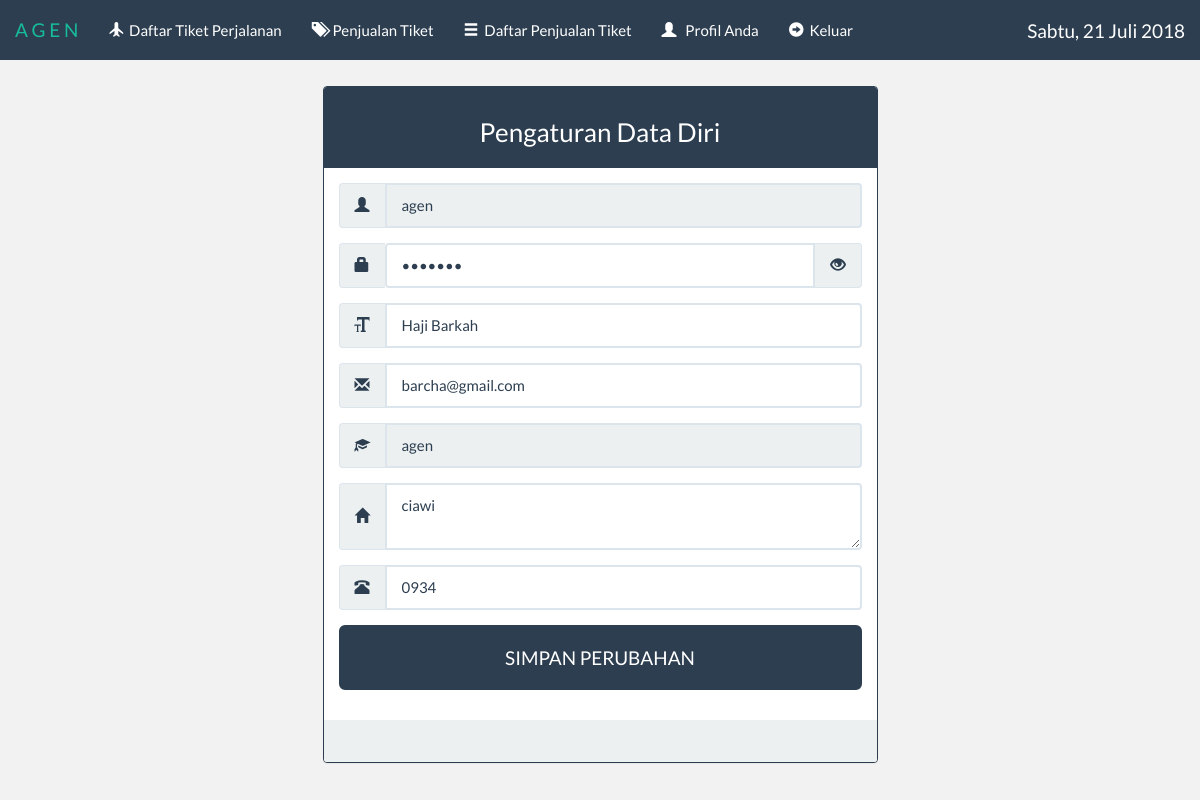
Screenshot of /agen/index.php?menu=profil (signed in) with the database file from the repository.
### tables this page shows
CREATE TABLE IF NOT EXISTS `tbl_user` (
  `kd_user` int(11) NOT NULL AUTO_INCREMENT,
  `nama` varchar(100) NOT NULL,
  `alamat` text NOT NULL,
  `email` varchar(100) NOT NULL,
  `no_hp` varchar(13) NOT NULL,
  `username` varchar(50) NOT NULL,
  `password` varchar(100) NOT NULL,
  `jabatan` varchar(8) NOT NULL,
  PRIMARY KEY (`kd_user`),
  UNIQUE KEY `username` (`username`)
);

### direktur/profil.php (the view, shortened to what this page needs)
<?php
	@$username = $_SESSION['user'];
	@$where = "username = '$username'";
	@$sql = mysql_query("SELECT * FROM tbl_user WHERE $where");
	@$data = mysql_fetch_array($sql);
?>
<!DOCTYPE html>
<html>
<head>
</head>
<body>
<br><br><br><br>
<div class="container">
	<div class="row">
		<div class="col-md-3"></div>
		<div class="col-md-6">
			<div class="panel panel-primary">
				<div class="panel-heading" align="center">
					<h3>Pengaturan Data Diri</h3>
				</div>
				<div class="panel-body">
				<form method="post">
					<div class="form-group">
						<div class="input-group">
							<span class="input-group-addon"><div class="glyphicon glyphicon-user"></div></span>
							<input type="text" name="tuser" value="<?php echo $data['username']; ?>" class="form-control" placeholder="Username" readonly required tabindex="1" maxlength="20">
						</div>
					</div>
					<div class="form-group">
						<div class="input-group col-md-12">
							<span class="input-group-addon"><div class="glyphicon glyphicon-lock"></div></span>
							<input type="password" name="tpass" id="password" value="<?php echo $data['password']; ?>" class="form-control" placeholder="Password Anda" required tabindex="0" autofocus maxlength="50">
						</div>
					</div>
					<div class="form-group">
						<div class="input-group">
							<span class="input-group-addon"><div class="glyphicon glyphicon-text-size"></div></span>
							<input type="text" name="tnama" value="<?php echo $data['nama']; ?>" class="form-control" placeholder="Nama Anda" required tabindex="0" maxlength="50">
						</div>
					</div>
					<div class="form-group">
						<div class="input-group">
							<span class="input-group-addon"><div class="glyphicon glyphicon-envelope"></div></span>
							<input type="email" name="temail" value="<?php echo $data['email']; ?>" class="form-control" placeholder="Email Anda" required tabindex="0" maxlength="50">
						</div>
					</div>
					<div class="form-group">
						<div class="input-group">
							<span class="input-group-addon"><div class="glyphicon glyphicon-education"></div></span>
							<input type="text" name="tjabatan" value="<?php echo $data['jabatan']; ?>" class="form-control" placeholder="Jabatan Anda" required tabindex="1" maxlength="13" readonly>
						</div>
					</div>
					<div class="form-group">
						<div class="input-group">
							<span class="input-group-addon"><div class="glyphicon glyphicon-home"></div></span>
							<textarea class="form-control" name="talamat" required tabindex="0"><?php echo $data['alamat']; ?></textarea>
						</div>
					</div>
					<div class="form-group">
						<div class="input-group">
							<span class="input-group-addon"><div class="glyphicon glyphicon-phone-alt"></div></span>
							<input type="text" name="thp" value="<?php echo $data['no_hp']; ?>" class="form-control" placeholder="No.Handphone Anda" required tabindex="0" maxlength="13" onkeypress="return event.charCode >= 48 && event.charCode <= 57">
						</div>
					</div>
					<div class="form-group">
						<div class="input-group col-md-12">
							<button type="submit" name="bsimpan" class="btn btn-primary btn-lg btn-block">SIMPAN PERUBAHAN</button>
						</div>
					</div>
					</form>
				</div>
				<div class="panel-footer">&nbsp;</div>
			</div>
		</div>
		<div class="col-md-3"></div>
	</div>
</div>
</body>
</html>

### agen/index.php (style rules this page uses)
body { background-color: rgba(0, 0, 0, 0.05); }

### rows the page displays
tbl_user: tuser "agen", tnama "Haji Barkah", temail "barcha@gmail.com", tjabatan "agen", talamat "ciawi", thp "0934"
